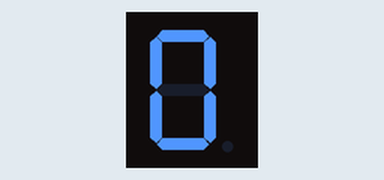
A sketch run on a simulated Arduino Uno, built with avr-gcc and run on an emulated ATmega328P. Shown: 1-digit seven-segment display. Wiring (inferred from the names in the program): 1-digit 7-segment display, segments lit when HIGH: segments pin 8, pin 7, pin 6, pin 5, pin 4, pin 3, pin 2. The segment pins are drawn as the display they are named for.

Above: at 0.1 s.
At 1.1 s:
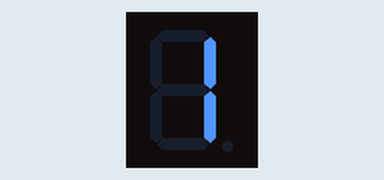
At 2.1 s:
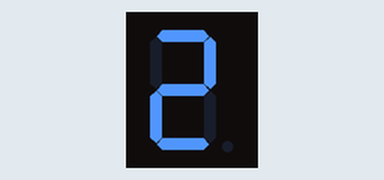
At 4.1 s:
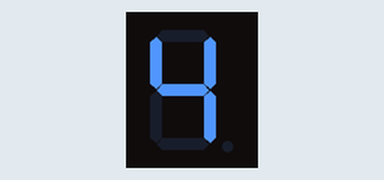
At 6.1 s:
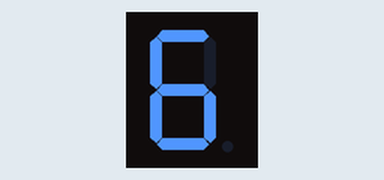
At 9.1 s:
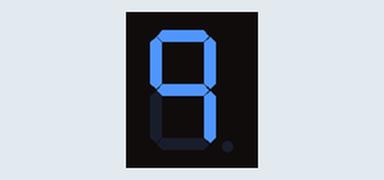

Measured:
- by itself, everything shown: repeats every 10.0 s, in 10 steps
- what the display in image 1 shows lasts 1.0 s, from 1.0 s to 2.0 s

The sketch:

version_2.ino
```cpp
//The purpose of this program is to display digits on a 7-segment display using for loop for outputs

int A = 8;
 int B = 7;
 int C = 6;
 int D = 5;
 int E = 4;
 int F = 3;
 int G = 2;
 int H = 1;


void setup()
{
//using for loop to define pins as outputs
  for( int i=2; i<9; i++){
    pinMode(i, OUTPUT);
  }
}


void loop() {
 //display the numbers on the 7 segments
 //zero
  digitalWrite(A, HIGH);
  digitalWrite(B, HIGH);
  digitalWrite(C, HIGH);
  digitalWrite(D, HIGH);
  digitalWrite(E, HIGH);
  digitalWrite(F, HIGH);
  digitalWrite(G, LOW);
  digitalWrite(H, LOW);
  delay(1000);
 //one
  digitalWrite(A, LOW);
  digitalWrite(B, HIGH);
  digitalWrite(C, HIGH);
  digitalWrite(D, LOW);
  digitalWrite(E, LOW);
  digitalWrite(F, LOW);
  digitalWrite(G, LOW);
  digitalWrite(H, LOW);
delay(1000);
 //two
  digitalWrite(A, HIGH);
  digitalWrite(B, HIGH);
  digitalWrite(C, LOW);
  digitalWrite(D, HIGH);
  digitalWrite(E, HIGH);
  digitalWrite(F, LOW);
  digitalWrite(G, HIGH);
  digitalWrite(H, LOW);
delay(1000);
 //three
  digitalWrite(A, HIGH);
  digitalWrite(B, HIGH);
  digitalWrite(C, HIGH);
  digitalWrite(D, HIGH);
  digitalWrite(E, LOW);
  digitalWrite(F, LOW);
  digitalWrite(G, HIGH);
  digitalWrite(H, LOW);
delay(1000);
 //four
  digitalWrite(A, LOW);
  digitalWrite(B, HIGH);
  digitalWrite(C, HIGH);
  digitalWrite(D, LOW);
  digitalWrite(E, LOW);
  digitalWrite(F, HIGH);
  digitalWrite(G, HIGH);
  digitalWrite(H, LOW);
delay(1000);
 //five
  digitalWrite(A, HIGH);
  digitalWrite(B, LOW);
  digitalWrite(C, HIGH);
  digitalWrite(D, HIGH);
  digitalWrite(E, LOW);
  digitalWrite(F, HIGH);
  digitalWrite(G, HIGH);
  digitalWrite(H, LOW);
delay(1000);
 //six
  digitalWrite(A, HIGH);
  digitalWrite(B, LOW);
  digitalWrite(C, HIGH);
  digitalWrite(D, HIGH);
  digitalWrite(E, HIGH);
  digitalWrite(F, HIGH);
  digitalWrite(G, HIGH);
  digitalWrite(H, LOW);
delay(1000);
 //seven
  digitalWrite(A, HIGH);
  digitalWrite(B, HIGH);
  digitalWrite(C, HIGH);
  digitalWrite(D, LOW);
  digitalWrite(E, LOW);
  digitalWrite(F, LOW);
  digitalWrite(G, LOW);
  digitalWrite(H, LOW);
delay(1000);
 //eight
  digitalWrite(A, HIGH);
  digitalWrite(B, HIGH);
  digitalWrite(C, HIGH);
  digitalWrite(D, HIGH);
  digitalWrite(E, HIGH);
  digitalWrite(F, HIGH);
  digitalWrite(G, HIGH);
  digitalWrite(H, LOW);
delay(1000);
 //nine
  digitalWrite(A, HIGH);
  digitalWrite(B, HIGH);
  digitalWrite(C, HIGH);
  digitalWrite(D, LOW);
  digitalWrite(E, LOW);
  digitalWrite(F, HIGH);
  digitalWrite(G, HIGH);
  digitalWrite(H, LOW);
delay(1000);

}
```
